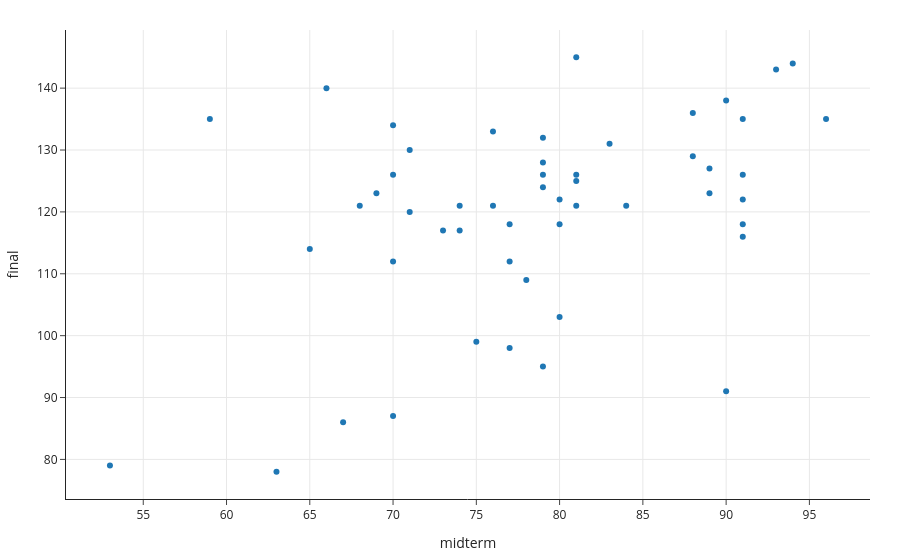

Write notebook code for a chart like this one.
### Markdown cell above
<div class="alert alert-warning">
    <h3>Question 🤔 (Answer at <a href="https://dsc80.com/q">dsc80.com/q</a>)</h3>

Code: `resids`
</div>

Consider the following dataframe `grades` that has a `midterm` and `final` column.

Ask ChatGPT to make two plots using `plotly`:
    
1. A regular residual plot.
2. A residual plot that accidentally puts the original `final` on the x-axis instead of the predicted values.

What do you notice?

### Code cell
grades = pd.read_csv('data/gradesW4315.csv')[['midterm', 'final']]
grades.plot.scatter(x='midterm', y='final')

### Figure 1 — Plotly figure (JSON) as saved in the notebook; plotly's stock layout.template omitted (floating-point values rounded to 4 significant figures)
{"data": [{"hovertemplate": "midterm=%{x}<br>final=%{y}<extra></extra>", "legendgroup": "", "marker": {"color": "#1F77B4", "symbol": "circle"}, "mode": "markers", "name": "", "orientation": "v", "showlegend": false, "type": "scatter", "x": [80, 53, 91, 63, 91, 73, 59, 69, 78, 91, 79, 81, 71, 74, 76, 80, 89, 91, 90, 93, 96, 88, 90, 79, 81, 83, 94, 70, 79, 74, 84, 79, 91, 77, 65, 76, 70, 80, 77, 89, 70, 88, 71, 66, 81, 67, 81, 79, 68, 77, 70, 75], "xaxis": "x", "y": [103, 79, 122, 78, 135, 117, 135, 123, 109, 126, 124, 126, 130, 117, 133, 118, 127, 118, 138, 143, 135, 129, 91, 95, 121, 131, 144, 112, 132, 121, 121, 126, 116, 112, 114, 121, 126, 122, 118, 123, 87, 136, 120, 140, 125, 86, 145, 128, 121, 98, 134, 99], "yaxis": "y"}], "layout": {"legend": {"tracegroupgap": 0}, "xaxis": {"anchor": "y", "domain": [0, 1], "title": {"text": "midterm"}}, "yaxis": {"anchor": "x", "domain": [0, 1], "title": {"text": "final"}}}}
